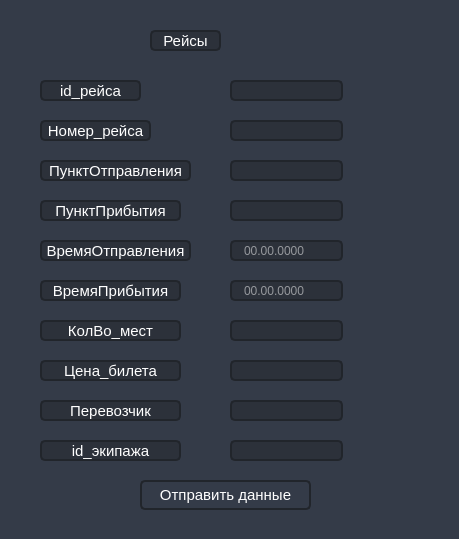
<?xml version="1.0" encoding="UTF-8"?>
<ui version="4.0">
 <class>edit_reis</class>
 <widget class="QDialog" name="edit_reis">
  <property name="geometry">
   <rect>
    <x>0</x>
    <y>0</y>
    <width>459</width>
    <height>539</height>
   </rect>
  </property>
  <property name="minimumSize">
   <size>
    <width>459</width>
    <height>539</height>
   </size>
  </property>
  <property name="maximumSize">
   <size>
    <width>459</width>
    <height>539</height>
   </size>
  </property>
  <property name="windowTitle">
   <string>Edit Info</string>
  </property>
  <property name="styleSheet">
   <string notr="true">background-color: rgb(52, 59, 72);
</string>
  </property>
  <widget class="QWidget" name="widget" native="true">
   <property name="geometry">
    <rect>
     <x>30</x>
     <y>30</y>
     <width>401</width>
     <height>481</height>
    </rect>
   </property>
   <property name="styleSheet">
    <string notr="true">QLineEdit {
	background-color: rgb(44, 49, 58);
	border-radius: 5px;
	border: 2px solid rgb(33, 37, 43);
	padding-left: 10px;
	selection-color: rgb(255, 255, 255);
	selection-background-color: rgb(255, 121, 198);
	color: white;
}
QLineEdit:hover {
	border: 2px solid rgb(64, 71, 88);
}
QLineEdit:focus {
	border: 2px solid rgb(91, 101, 124);
}
QLabel{
	background-color: rgb(44, 49, 58);
	color: white; 
	font-size: 15px; 
	border-radius: 5px;
	border: 2px solid rgb(33, 37, 43);
	text-align: center;
}
QPushButton{
	background-color:  rgb(52, 59, 72);
	color: white; 
	font-size: 15px; 
	border-radius: 5px;
	border: 2px solid rgb(33, 37, 43);
	text-align: center;
}
QPushButton:hover{
	background-color: rgb(40, 44, 52);
	border-color: rgb(40, 44, 52);
}
QPushButton:pressed {	
	background-color: rgb(189, 147, 249);
	border-color: rgb(189, 147, 249);
	color: rgb(255, 255, 255);
}</string>
   </property>
   <widget class="QLabel" name="Title_Label_Reis">
    <property name="geometry">
     <rect>
      <x>120</x>
      <y>0</y>
      <width>71</width>
      <height>21</height>
     </rect>
    </property>
    <property name="text">
     <string>Рейсы</string>
    </property>
    <property name="alignment">
     <set>Qt::AlignCenter</set>
    </property>
   </widget>
   <widget class="QLabel" name="id_reis_label">
    <property name="geometry">
     <rect>
      <x>10</x>
      <y>50</y>
      <width>101</width>
      <height>21</height>
     </rect>
    </property>
    <property name="text">
     <string>id_рейса</string>
    </property>
    <property name="alignment">
     <set>Qt::AlignCenter</set>
    </property>
   </widget>
   <widget class="QLabel" name="numder_reis_label">
    <property name="geometry">
     <rect>
      <x>10</x>
      <y>90</y>
      <width>111</width>
      <height>21</height>
     </rect>
    </property>
    <property name="text">
     <string>Номер_рейса</string>
    </property>
    <property name="alignment">
     <set>Qt::AlignCenter</set>
    </property>
   </widget>
   <widget class="QLabel" name="point_start_label">
    <property name="geometry">
     <rect>
      <x>10</x>
      <y>130</y>
      <width>151</width>
      <height>21</height>
     </rect>
    </property>
    <property name="text">
     <string>ПунктОтправления</string>
    </property>
    <property name="alignment">
     <set>Qt::AlignCenter</set>
    </property>
   </widget>
   <widget class="QLabel" name="point_finish_label">
    <property name="geometry">
     <rect>
      <x>10</x>
      <y>170</y>
      <width>141</width>
      <height>21</height>
     </rect>
    </property>
    <property name="text">
     <string>ПунктПрибытия</string>
    </property>
    <property name="alignment">
     <set>Qt::AlignCenter</set>
    </property>
   </widget>
   <widget class="QLineEdit" name="lineEdit_id_reis_0">
    <property name="geometry">
     <rect>
      <x>200</x>
      <y>50</y>
      <width>113</width>
      <height>21</height>
     </rect>
    </property>
   </widget>
   <widget class="QLineEdit" name="lineEdit_point_finish_3">
    <property name="geometry">
     <rect>
      <x>200</x>
      <y>170</y>
      <width>113</width>
      <height>21</height>
     </rect>
    </property>
   </widget>
   <widget class="QLineEdit" name="lineEdit_point_start_2">
    <property name="geometry">
     <rect>
      <x>200</x>
      <y>130</y>
      <width>113</width>
      <height>21</height>
     </rect>
    </property>
   </widget>
   <widget class="QLineEdit" name="lineEdit_numder_reis_1">
    <property name="geometry">
     <rect>
      <x>200</x>
      <y>90</y>
      <width>113</width>
      <height>21</height>
     </rect>
    </property>
   </widget>
   <widget class="QPushButton" name="send_edit_team">
    <property name="geometry">
     <rect>
      <x>110</x>
      <y>450</y>
      <width>171</width>
      <height>30</height>
     </rect>
    </property>
    <property name="minimumSize">
     <size>
      <width>0</width>
      <height>30</height>
     </size>
    </property>
    <property name="styleSheet">
     <string notr="true">background-image: url();</string>
    </property>
    <property name="text">
     <string>Отправить данные</string>
    </property>
   </widget>
   <widget class="QLabel" name="time_start_label">
    <property name="geometry">
     <rect>
      <x>10</x>
      <y>210</y>
      <width>151</width>
      <height>21</height>
     </rect>
    </property>
    <property name="text">
     <string>ВремяОтправления</string>
    </property>
    <property name="alignment">
     <set>Qt::AlignCenter</set>
    </property>
   </widget>
   <widget class="QLineEdit" name="lineEdit_time_start_4">
    <property name="geometry">
     <rect>
      <x>200</x>
      <y>210</y>
      <width>113</width>
      <height>21</height>
     </rect>
    </property>
    <property name="placeholderText">
     <string>00.00.0000</string>
    </property>
   </widget>
   <widget class="QLabel" name="time_finish_label">
    <property name="geometry">
     <rect>
      <x>10</x>
      <y>250</y>
      <width>141</width>
      <height>21</height>
     </rect>
    </property>
    <property name="text">
     <string>ВремяПрибытия</string>
    </property>
    <property name="alignment">
     <set>Qt::AlignCenter</set>
    </property>
   </widget>
   <widget class="QLineEdit" name="lineEdit_time_finish_5">
    <property name="geometry">
     <rect>
      <x>200</x>
      <y>250</y>
      <width>113</width>
      <height>21</height>
     </rect>
    </property>
    <property name="placeholderText">
     <string>00.00.0000</string>
    </property>
   </widget>
   <widget class="QLabel" name="count_place_label">
    <property name="geometry">
     <rect>
      <x>10</x>
      <y>290</y>
      <width>141</width>
      <height>21</height>
     </rect>
    </property>
    <property name="text">
     <string>КолВо_мест</string>
    </property>
    <property name="alignment">
     <set>Qt::AlignCenter</set>
    </property>
   </widget>
   <widget class="QLineEdit" name="lineEdit_count_place_6">
    <property name="geometry">
     <rect>
      <x>200</x>
      <y>290</y>
      <width>113</width>
      <height>21</height>
     </rect>
    </property>
   </widget>
   <widget class="QLineEdit" name="lineEdit_prise_tiket_7">
    <property name="geometry">
     <rect>
      <x>200</x>
      <y>330</y>
      <width>113</width>
      <height>21</height>
     </rect>
    </property>
   </widget>
   <widget class="QLabel" name="prise_tiket_label">
    <property name="geometry">
     <rect>
      <x>10</x>
      <y>330</y>
      <width>141</width>
      <height>21</height>
     </rect>
    </property>
    <property name="text">
     <string>Цена_билета</string>
    </property>
    <property name="alignment">
     <set>Qt::AlignCenter</set>
    </property>
   </widget>
   <widget class="QLineEdit" name="lineEdit_companu_8">
    <property name="geometry">
     <rect>
      <x>200</x>
      <y>370</y>
      <width>113</width>
      <height>21</height>
     </rect>
    </property>
   </widget>
   <widget class="QLabel" name="companu_label">
    <property name="geometry">
     <rect>
      <x>10</x>
      <y>370</y>
      <width>141</width>
      <height>21</height>
     </rect>
    </property>
    <property name="text">
     <string>Перевозчик</string>
    </property>
    <property name="alignment">
     <set>Qt::AlignCenter</set>
    </property>
   </widget>
   <widget class="QLineEdit" name="lineEdit_id_team_9">
    <property name="geometry">
     <rect>
      <x>200</x>
      <y>410</y>
      <width>113</width>
      <height>21</height>
     </rect>
    </property>
   </widget>
   <widget class="QLabel" name="id_team_label">
    <property name="geometry">
     <rect>
      <x>10</x>
      <y>410</y>
      <width>141</width>
      <height>21</height>
     </rect>
    </property>
    <property name="text">
     <string>id_экипажа</string>
    </property>
    <property name="alignment">
     <set>Qt::AlignCenter</set>
    </property>
   </widget>
  </widget>
 </widget>
 <resources/>
 <connections/>
</ui>
